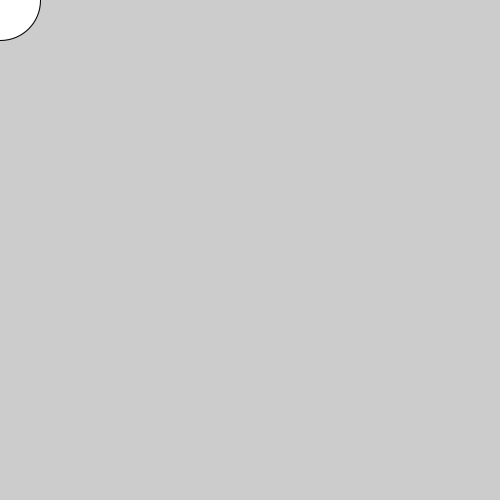
Frame 1 (no input)
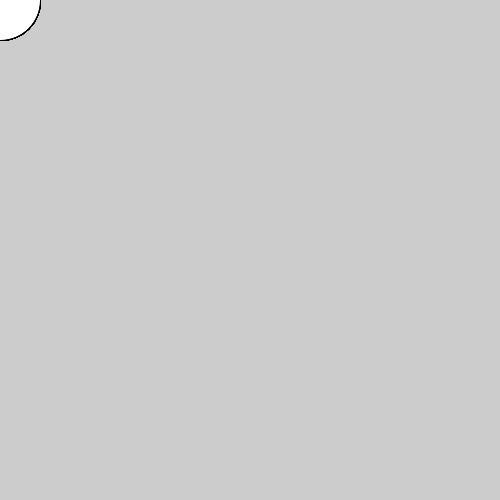
Frame 60 (the mouse pressed at the canvas centre just before this capture)
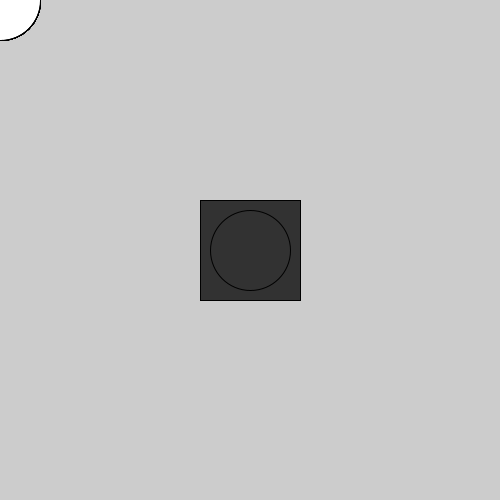
Frame 120 (the mouse held since frame 60 and released just before this capture)

The Processing sketch that drew these frames (run headless with seeded random() and noise(); from frame 60 on, the mouse is pressed at the canvas centre):

// Processing sketch: processing_38708
// ── processing_38708.pde

void setup(){
  size(500,500);
  smooth(); 
}

void draw(){
  if(mousePressed){
  fill(50);
  rectMode(CENTER);
  rect(mouseY,mouseX,100,100);
  }else{
  fill(255);
  }
  ellipse(mouseY,mouseX,80,80);
  }
